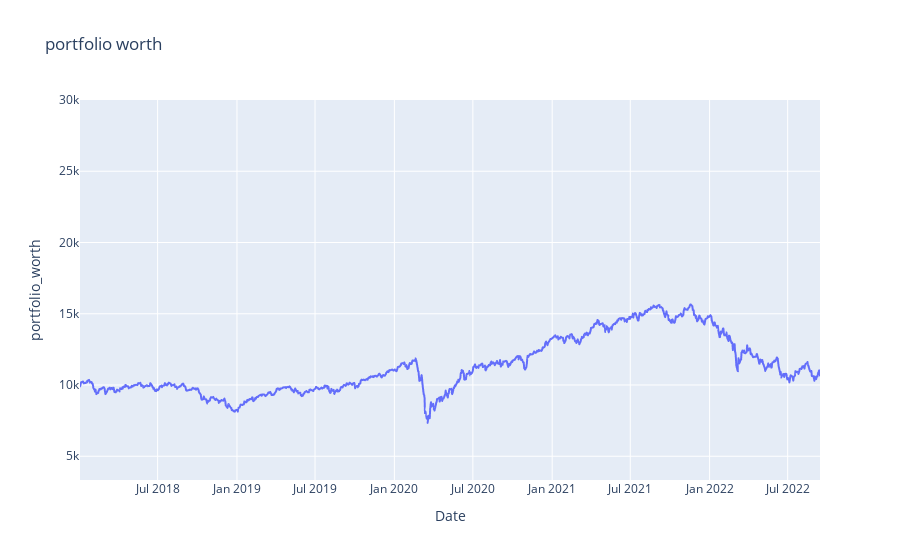

The code cell stored with this chart in its notebook:
### Code cell
# plot daily portfolio worth
fig = px.line(df_allocation, 
              y="portfolio_worth", 
              title='portfolio worth',
              range_y=(initial_portfolio_value/3, initial_portfolio_value*3))
fig.show()

### Figure 1 — Plotly figure (JSON) as saved in the notebook; plotly's stock layout.template omitted (floating-point values rounded to 4 significant figures; data arrays with more than 128 entries replaced by an {"elided": "..."} marker saying what was removed)
{"data": [{"hovertemplate": "Date=%{x}<br>portfolio_worth=%{y}<extra></extra>", "legendgroup": "", "line": {"color": "#636efa", "dash": "solid"}, "mode": "lines", "name": "", "showlegend": false, "type": "scattergl", "x": {"elided": "1217 str values"}, "xaxis": "x", "y": {"elided": "1217 float values"}, "yaxis": "y"}], "layout": {"legend": {"tracegroupgap": 0}, "title": {"text": "portfolio worth"}, "xaxis": {"anchor": "y", "domain": [0, 1], "title": {"text": "Date"}}, "yaxis": {"anchor": "x", "domain": [0, 1], "range": [3333.0, 30000], "title": {"text": "portfolio_worth"}}}}
